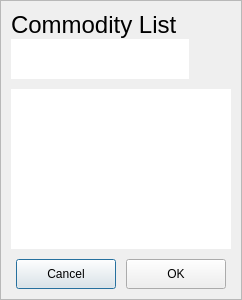
<?xml version="1.0" encoding="UTF-8"?>
<ui version="4.0">
 <class>ListDialog</class>
 <widget class="QDialog" name="ListDialog">
  <property name="geometry">
   <rect>
    <x>0</x>
    <y>0</y>
    <width>242</width>
    <height>300</height>
   </rect>
  </property>
  <property name="windowTitle">
   <string>Dialog</string>
  </property>
  <layout class="QVBoxLayout" name="verticalLayout">
   <property name="spacing">
    <number>0</number>
   </property>
   <property name="leftMargin">
    <number>0</number>
   </property>
   <property name="topMargin">
    <number>0</number>
   </property>
   <property name="rightMargin">
    <number>0</number>
   </property>
   <property name="bottomMargin">
    <number>0</number>
   </property>
   <item>
    <widget class="QFrame" name="dialog_frame">
     <property name="frameShape">
      <enum>QFrame::StyledPanel</enum>
     </property>
     <property name="frameShadow">
      <enum>QFrame::Plain</enum>
     </property>
     <property name="lineWidth">
      <number>0</number>
     </property>
     <layout class="QVBoxLayout" name="verticalLayout_3" stretch="0,1,0">
      <property name="spacing">
       <number>10</number>
      </property>
      <property name="leftMargin">
       <number>10</number>
      </property>
      <property name="topMargin">
       <number>10</number>
      </property>
      <property name="rightMargin">
       <number>10</number>
      </property>
      <property name="bottomMargin">
       <number>10</number>
      </property>
      <item>
       <layout class="QVBoxLayout" name="name_vertical" stretch="0,0">
        <property name="spacing">
         <number>0</number>
        </property>
        <item>
         <widget class="QLabel" name="commodity_label">
          <property name="maximumSize">
           <size>
            <width>200</width>
            <height>16777215</height>
           </size>
          </property>
          <property name="font">
           <font>
            <family>Arial</family>
            <pointsize>18</pointsize>
           </font>
          </property>
          <property name="locale">
           <locale language="English" country="UnitedStates"/>
          </property>
          <property name="text">
           <string>Commodity List</string>
          </property>
         </widget>
        </item>
        <item>
         <layout class="QHBoxLayout" name="value_horizontal">
          <property name="spacing">
           <number>10</number>
          </property>
          <item>
           <widget class="PropertyEdit" name="commodity_name">
            <property name="maximumSize">
             <size>
              <width>300</width>
              <height>16777215</height>
             </size>
            </property>
            <property name="font">
             <font>
              <family>Arial</family>
              <pointsize>22</pointsize>
             </font>
            </property>
            <property name="locale">
             <locale language="English" country="Germany"/>
            </property>
            <property name="text">
             <string/>
            </property>
            <property name="frame">
             <bool>false</bool>
            </property>
           </widget>
          </item>
          <item>
           <widget class="ToolButton" name="button_add">
            <property name="enabled">
             <bool>false</bool>
            </property>
            <property name="maximumSize">
             <size>
              <width>22</width>
              <height>22</height>
             </size>
            </property>
            <property name="baseSize">
             <size>
              <width>22</width>
              <height>22</height>
             </size>
            </property>
            <property name="locale">
             <locale language="English" country="UnitedStates"/>
            </property>
            <property name="text">
             <string/>
            </property>
            <property name="icon">
             <iconset resource="osdria_app.qrc">
              <normaloff>:/icons/img/add_normal@2x.png</normaloff>
              <disabledoff>:/icons/img/add_select@2x.png</disabledoff>:/icons/img/add_normal@2x.png</iconset>
            </property>
            <property name="iconSize">
             <size>
              <width>22</width>
              <height>22</height>
             </size>
            </property>
            <property name="autoRaise">
             <bool>true</bool>
            </property>
           </widget>
          </item>
          <item>
           <spacer name="horizontalSpacer_2">
            <property name="orientation">
             <enum>Qt::Horizontal</enum>
            </property>
            <property name="sizeType">
             <enum>QSizePolicy::Fixed</enum>
            </property>
            <property name="sizeHint" stdset="0">
             <size>
              <width>10</width>
              <height>20</height>
             </size>
            </property>
           </spacer>
          </item>
         </layout>
        </item>
       </layout>
      </item>
      <item>
       <widget class="TableView" name="commodity_list">
        <property name="font">
         <font>
          <family>Arial</family>
          <pointsize>18</pointsize>
         </font>
        </property>
        <property name="mouseTracking">
         <bool>true</bool>
        </property>
        <property name="frameShape">
         <enum>QFrame::NoFrame</enum>
        </property>
        <property name="frameShadow">
         <enum>QFrame::Plain</enum>
        </property>
        <property name="lineWidth">
         <number>0</number>
        </property>
        <property name="horizontalScrollBarPolicy">
         <enum>Qt::ScrollBarAlwaysOff</enum>
        </property>
        <property name="sizeAdjustPolicy">
         <enum>QAbstractScrollArea::AdjustToContents</enum>
        </property>
        <property name="autoScrollMargin">
         <number>5</number>
        </property>
        <property name="editTriggers">
         <set>QAbstractItemView::NoEditTriggers</set>
        </property>
        <property name="tabKeyNavigation">
         <bool>false</bool>
        </property>
        <property name="showDropIndicator" stdset="0">
         <bool>false</bool>
        </property>
        <property name="dragDropOverwriteMode">
         <bool>false</bool>
        </property>
        <property name="selectionMode">
         <enum>QAbstractItemView::NoSelection</enum>
        </property>
        <property name="showGrid">
         <bool>false</bool>
        </property>
        <property name="gridStyle">
         <enum>Qt::NoPen</enum>
        </property>
        <property name="wordWrap">
         <bool>false</bool>
        </property>
        <property name="cornerButtonEnabled">
         <bool>false</bool>
        </property>
        <attribute name="horizontalHeaderVisible">
         <bool>false</bool>
        </attribute>
        <attribute name="horizontalHeaderHighlightSections">
         <bool>false</bool>
        </attribute>
        <attribute name="verticalHeaderVisible">
         <bool>false</bool>
        </attribute>
        <attribute name="verticalHeaderDefaultSectionSize">
         <number>22</number>
        </attribute>
        <attribute name="verticalHeaderHighlightSections">
         <bool>false</bool>
        </attribute>
        <attribute name="verticalHeaderMinimumSectionSize">
         <number>22</number>
        </attribute>
       </widget>
      </item>
      <item>
       <layout class="QHBoxLayout" name="bottom_button_layout">
        <property name="spacing">
         <number>-1</number>
        </property>
        <item>
         <spacer name="bottom_button_spacer">
          <property name="orientation">
           <enum>Qt::Horizontal</enum>
          </property>
          <property name="sizeHint" stdset="0">
           <size>
            <width>40</width>
            <height>20</height>
           </size>
          </property>
         </spacer>
        </item>
        <item>
         <widget class="QPushButton" name="cancel_button">
          <property name="minimumSize">
           <size>
            <width>100</width>
            <height>30</height>
           </size>
          </property>
          <property name="locale">
           <locale language="English" country="Germany"/>
          </property>
          <property name="text">
           <string>Cancel</string>
          </property>
          <property name="flat">
           <bool>false</bool>
          </property>
         </widget>
        </item>
        <item>
         <widget class="QPushButton" name="apply_button">
          <property name="minimumSize">
           <size>
            <width>100</width>
            <height>30</height>
           </size>
          </property>
          <property name="text">
           <string>OK</string>
          </property>
          <property name="flat">
           <bool>false</bool>
          </property>
         </widget>
        </item>
        <item>
         <spacer name="horizontalSpacer">
          <property name="orientation">
           <enum>Qt::Horizontal</enum>
          </property>
          <property name="sizeHint" stdset="0">
           <size>
            <width>40</width>
            <height>20</height>
           </size>
          </property>
         </spacer>
        </item>
       </layout>
      </item>
     </layout>
    </widget>
   </item>
  </layout>
 </widget>
 <customwidgets>
  <customwidget>
   <class>PropertyEdit</class>
   <extends>QLineEdit</extends>
   <header>views/components/property_edit.h</header>
  </customwidget>
  <customwidget>
   <class>ToolButton</class>
   <extends>QToolButton</extends>
   <header>views/components/tool_button.h</header>
  </customwidget>
  <customwidget>
   <class>TableView</class>
   <extends>QTableView</extends>
   <header>views/components/table_view.h</header>
  </customwidget>
 </customwidgets>
 <resources>
  <include location="osdria_app.qrc"/>
 </resources>
 <connections/>
</ui>
